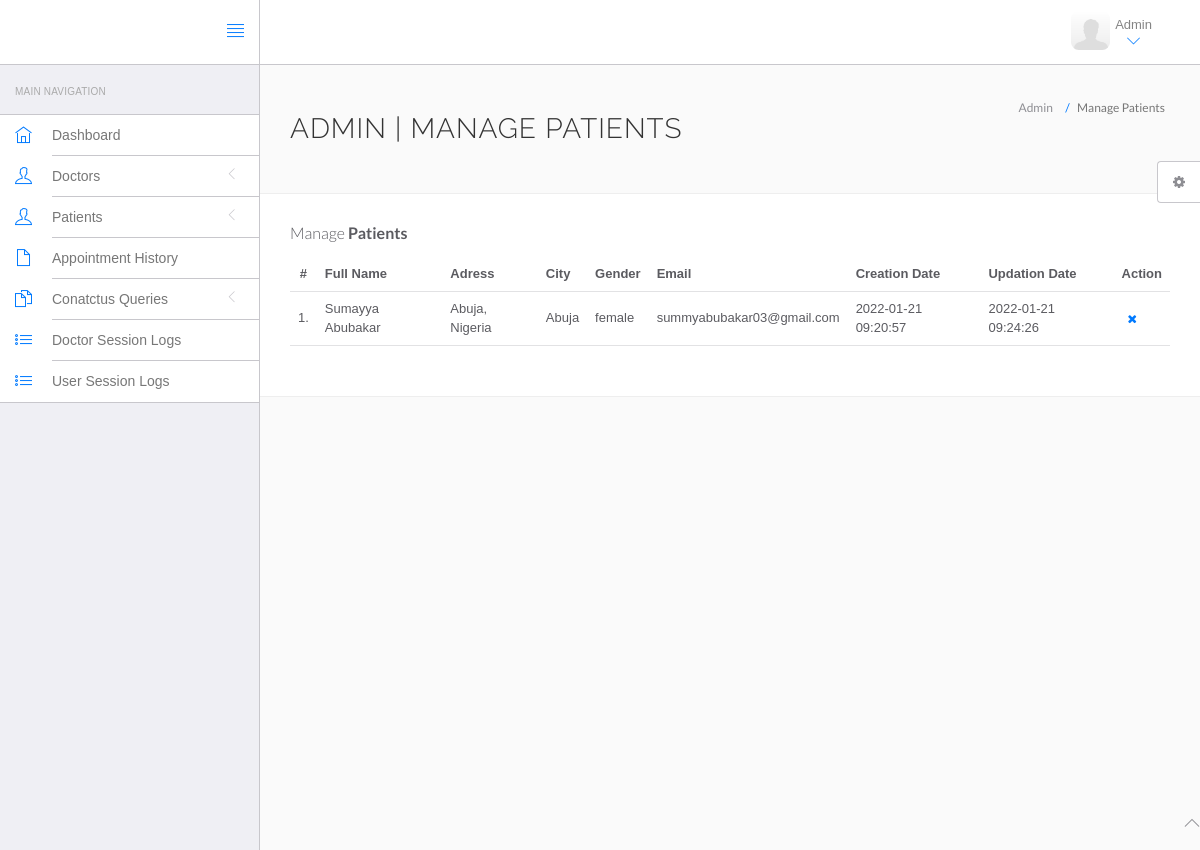
The app's page /hms/admin/manage-users.php (signed in) with its own data.
### tables this page shows
CREATE TABLE `users` (
  `id` int(11) NOT NULL,
  `fullName` varchar(255) DEFAULT NULL,
  `address` longtext DEFAULT NULL,
  `city` varchar(255) DEFAULT NULL,
  `gender` varchar(255) DEFAULT NULL,
  `email` varchar(255) DEFAULT NULL,
  `password` varchar(255) DEFAULT NULL,
  `regDate` timestamp NULL DEFAULT current_timestamp(),
  `updationDate` timestamp NULL DEFAULT NULL ON UPDATE current_timestamp()
);

### hms/admin/manage-users.php (the view, shortened to what this page needs)
<?php
include('include/config.php');
?>
<!DOCTYPE html>
<html lang="en">
	<head>
		<link rel="stylesheet" href="vendor/bootstrap/css/bootstrap.min.css">
		<link rel="stylesheet" href="vendor/fontawesome/css/font-awesome.min.css">
		<link rel="stylesheet" href="vendor/themify-icons/themify-icons.min.css">
		<link href="vendor/animate.css/animate.min.css" rel="stylesheet" media="screen">
		<link href="vendor/perfect-scrollbar/perfect-scrollbar.min.css" rel="stylesheet" media="screen">
		<link href="vendor/switchery/switchery.min.css" rel="stylesheet" media="screen">
		<link href="vendor/bootstrap-touchspin/jquery.bootstrap-touchspin.min.css" rel="stylesheet" media="screen">
		<link href="vendor/select2/select2.min.css" rel="stylesheet" media="screen">
		<link href="vendor/bootstrap-datepicker/bootstrap-datepicker3.standalone.min.css" rel="stylesheet" media="screen">
		<link href="vendor/bootstrap-timepicker/bootstrap-timepicker.min.css" rel="stylesheet" media="screen">
		<link rel="stylesheet" href="assets/css/styles.css">
		<link rel="stylesheet" href="assets/css/plugins.css">
		<link rel="stylesheet" href="assets/css/themes/theme-1.css" id="skin_color" />
	</head>
	<body>
		<div id="app">
<?php include('include/sidebar.php');?>
			<div class="app-content">
						<?php include('include/header.php');?>
				<div class="main-content" >
					<div class="wrap-content container" id="container">
						<section id="page-title">
							<div class="row">
								<div class="col-sm-8">
									<h1 class="mainTitle">Admin | Manage Patients</h1>
																	</div>
								<ol class="breadcrumb">
									<li>
										<span>Admin</span>
									</li>
									<li class="active">
										<span>Manage Patients</span>
									</li>
								</ol>
							</div>
						</section>
						<div class="container-fluid container-fullw bg-white">
									<div class="row">
								<div class="col-md-12">
									<h5 class="over-title margin-bottom-15">Manage <span class="text-bold">Patients</span></h5>
									<table class="table table-hover" id="sample-table-1">
										<thead>
											<tr>
												<th class="center">#</th>
												<th>Full Name</th>
												<th class="hidden-xs">Adress</th>
												<th>City</th>
												<th>Gender </th>
												<th>Email </th>
												<th>Creation Date </th>
												<th>Updation Date </th>
												<th>Action</th>
											</tr>
										</thead>
										<tbody>
<?php
$sql=mysqli_query($con,"select * from users");
$cnt=1;
while($row=mysqli_fetch_array($sql))
{
?>
											<tr>
												<td class="center"><?php echo $cnt;?>.</td>
												<td class="hidden-xs"><?php echo $row['fullName'];?></td>
												<td><?php echo $row['address'];?></td>
												<td><?php echo $row['city'];?>
												</td>
												<td><?php echo $row['gender'];?></td>
												<td><?php echo $row['email'];?></td>
												<td><?php echo $row['regDate'];?></td>
												<td><?php echo $row['updationDate'];?>
												</td>
												<td >
												<div class="visible-md visible-lg hidden-sm hidden-xs">
	<a href="manage-users.php?id=<?php echo $row['id']?>&del=delete" onClick="return confirm('Are you sure you want to delete?')"class="btn btn-transparent btn-xs tooltips" tooltip-placement="top" tooltip="Remove"><i class="fa fa-times fa fa-white"></i></a>
												</div>
												</td>
											</tr>
											<?php
$cnt=$cnt+1;
											 }?>
										</tbody>
									</table>
								</div>
							</div>
								</div>
							</div>
						</div>
					</div>
				</div>
	<?php include('include/footer.php');?>
	<?php include('include/setting.php');?>
	</body>
</html>

### hms/admin/assets/css/themes/theme-1.css (style rules this page uses)
body { background: #FAFAFA; }

### records on screen
users: fullName "Sumayya Abubakar", address "Abuja, Nigeria", city "Abuja", gender "female", email "summyabubakar03@gmail.com", regDate "2022-01-21 09:20:57", updationDate "2022-01-21 09:24:26"
